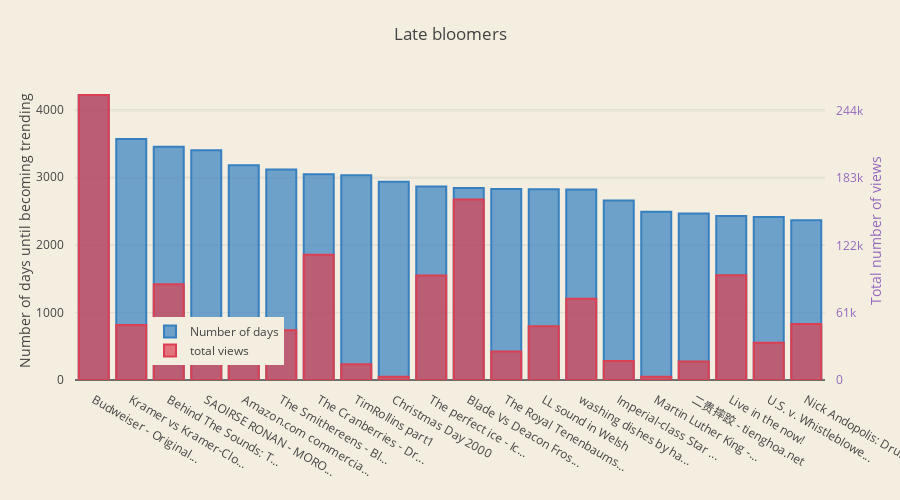

Notebook source saved alongside this figure:
### Markdown cell above
### 2.5. Late bloomers
<a id="late_bloomers"></a>
This section dedicated to videos that waited the longest before they became trending. I also checked how many views they had when they hit the YouTube home page.

### Code cell
max_title_length = 20
number_of_late_bloomers = 20

late_bloomers = us_videos_first.sort_values(["time_to_trend"], ascending=False).head(number_of_late_bloomers)
late_bloomers_title = [(x if len(x) <= max_title_length else x[:max_title_length] + "...") for x in late_bloomers.title.values]
late_bloomers_days = late_bloomers.time_to_trend.values
late_bloomers_views = late_bloomers.views.values

trace1 = go.Bar(
    x = late_bloomers_title,
    y = late_bloomers_days,
    name='Number of days',
    marker=dict(
        color='rgba(55, 128, 191, 0.7)',
        line=dict(
            color='rgba(55, 128, 191, 1.0)',
            width=2,
        )
    )
)
trace2 = go.Bar(
    x = late_bloomers_title,
    y = late_bloomers_views,
    name='total views',
    marker=dict(
        color='rgba(219, 64, 82, 0.7)',
        line=dict(
            color='rgba(219, 64, 82, 1.0)',
            width=2,
        )
    ),
    yaxis='y2'
)


data = [trace1, trace2]
layout = go.Layout(
    barmode='group',
    title = 'Late bloomers',
    width=900,
    height=500,
    margin=go.Margin(
        l=75,
        r=75,
        b=120,
        t=80,
        pad=10
    ),
    paper_bgcolor='rgb(244, 238, 225)',
    plot_bgcolor='rgb(244, 238, 225)',
    yaxis = dict(
        title= 'Number of days until becoming trending',
        anchor = 'x',
        rangemode='tozero'
    ),   
    yaxis2=dict(
        title='Total number of views',
        titlefont=dict(
            color='rgb(148, 103, 189)'
        ),
        tickfont=dict(
            color='rgb(148, 103, 189)'
        ),
        overlaying='y',
        side='right',
        anchor = 'x',
        rangemode = 'tozero',
        dtick = 61000
    ),
    #legend=dict(x=-.1, y=1.2)
    legend=dict(x=0.1, y=0.05)
)

fig = go.Figure(data=data, layout=layout)
py.iplot(fig)

### Figure 1 — Plotly figure (JSON) as saved in the notebook; plotly's stock layout.template omitted (floating-point values rounded to 4 significant figures)
{"data": [{"marker": {"color": "rgba(55, 128, 191, 0.7)", "line": {"color": "rgba(55, 128, 191, 1.0)", "width": 2}}, "name": "Number of days", "type": "bar", "x": ["Budweiser - Original...", "Kramer vs Kramer-Clo...", "Behind The Sounds: T...", "SAOIRSE RONAN - MORO...", "Amazon.com commercia...", "The Smithereens - Bl...", "The Cranberries - Dr...", "TimRollins part1", "Christmas Day 2000", "The perfect ice - Ic...", "Blade Vs Deacon Fros...", "The Royal Tenenbaums...", "LL sound in Welsh", "washing dishes by ha...", "Imperial-class Star ...", "Martin Luther King -...", "二贵摔跤 - tienghoa.net", "Live in the now!", "U.S. v. Whistleblowe...", "Nick Andopolis: Drum..."], "y": [4215, 3563, 3448, 3398, 3176, 3113, 3044, 3027, 2933, 2862, 2839, 2823, 2820, 2816, 2653, 2489, 2463, 2424, 2411, 2361]}, {"marker": {"color": "rgba(219, 64, 82, 0.7)", "line": {"color": "rgba(219, 64, 82, 1.0)", "width": 2}}, "name": "total views", "type": "bar", "x": ["Budweiser - Original...", "Kramer vs Kramer-Clo...", "Behind The Sounds: T...", "SAOIRSE RONAN - MORO...", "Amazon.com commercia...", "The Smithereens - Bl...", "The Cranberries - Dr...", "TimRollins part1", "Christmas Day 2000", "The perfect ice - Ic...", "Blade Vs Deacon Fros...", "The Royal Tenenbaums...", "LL sound in Welsh", "washing dishes by ha...", "Imperial-class Star ...", "Martin Luther King -...", "二贵摔跤 - tienghoa.net", "Live in the now!", "U.S. v. Whistleblowe...", "Nick Andopolis: Drum..."], "y": [258506, 49942, 86744, 26482, 15382, 45096, 113672, 14289, 2863, 94694, 163780, 25796, 48682, 73685, 17273, 2896, 16823, 95085, 33797, 50867], "yaxis": "y2"}], "layout": {"barmode": "group", "height": 500, "legend": {"x": 0.1, "y": 0.05}, "margin": {"b": 120, "l": 75, "pad": 10, "r": 75, "t": 80}, "paper_bgcolor": "rgb(244, 238, 225)", "plot_bgcolor": "rgb(244, 238, 225)", "title": "Late bloomers", "width": 900, "yaxis": {"anchor": "x", "rangemode": "tozero", "title": "Number of days until becoming trending"}, "yaxis2": {"anchor": "x", "dtick": 61000, "overlaying": "y", "rangemode": "tozero", "side": "right", "tickfont": {"color": "rgb(148, 103, 189)"}, "title": "Total number of views", "titlefont": {"color": "rgb(148, 103, 189)"}}}}
